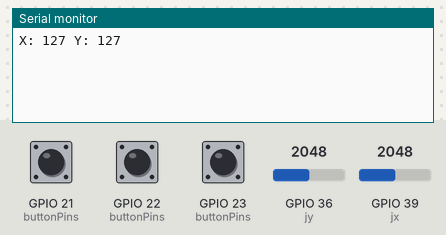
This program was run on a simulated ESP32. Shown: the last lines printed to the serial monitor. The inputs (shaded band) are chosen by the test bench; at power-on: GPIO 36 (jy) = 2048, GPIO 39 (jx) = 2048, GPIO 21 (buttonPins) HIGH, GPIO 22 (buttonPins) HIGH, GPIO 23 (buttonPins) HIGH. USB keyboard and mouse output is not drawn.

Above: at 1.2 s.
1.3 s: GPIO 36 (jy) set to 2240
At 2.0 s:
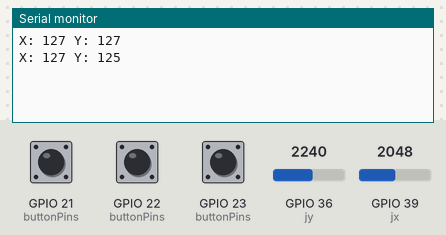
2.8 s: GPIO 39 (jx) set to 2240
At 3.3 s:
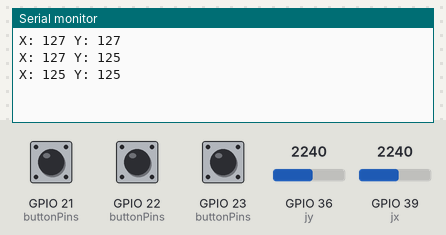
4.3 s: GPIO 36 (jy) set to 2160
At 5.3 s:
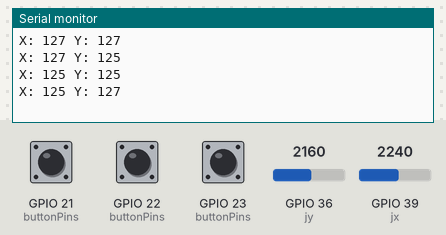
5.8 s: GPIO 39 (jx) set to 1760
At 6.6 s:
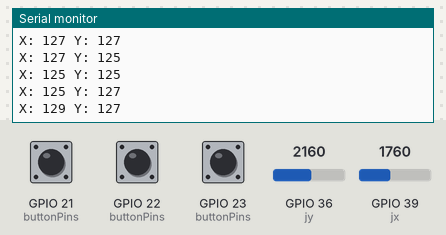
Timing chart, 0 to 8.3 s (numbered marks = the images above; inputs shaded):
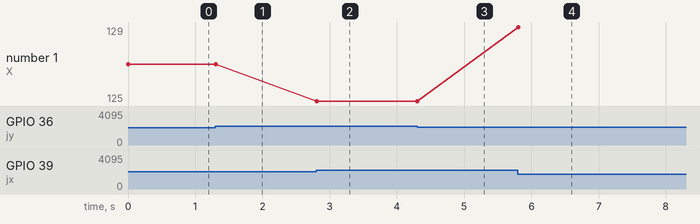

The program:

main.cpp
```cpp
#include <Arduino.h>
#include <BleGamepad.h>

//Bluetooth declaration
BleGamepad bleGamepad("ESP Controller", "ElectroPoint4u", 100);

//joystick pins
uint8_t jx = 39;
uint8_t jy = 36;
//butons pins
uint8_t BT0 = 23;
uint8_t BT1 = 22;
uint8_t BT2 = 21;

#define numOfButtons 3
uint8_t previousButtonStates[numOfButtons];
uint8_t currentButtonStates[numOfButtons];
uint8_t buttonPins[numOfButtons] = {BT0, BT1, BT2};
uint8_t physicalButtons[numOfButtons] = {1, 2, 3};

uint8_t prosesValues(int value, bool reverse)
{
  if (value >= 2200)
  {
    value = map(value, 2200, 4095, 127, 254);
  }
  else if (value <= 1800)
  {
    value = map(value, 1800, 0, 127, 0);
  }
  else
  {
    value = 127;
  }

  if (reverse)
  {
    value = 254 - value;
  }
  return value;
}

void setup() {
  Serial.begin(115200);
  pinMode(jx,INPUT);
  pinMode(jx,INPUT);
  for (uint8_t currentPinIndex = 0; currentPinIndex < numOfButtons; currentPinIndex++)
  {
    pinMode(buttonPins[currentPinIndex], INPUT_PULLUP);
    previousButtonStates[currentPinIndex] = HIGH;
    currentButtonStates[currentPinIndex] = HIGH;
  }

  BleGamepadConfiguration bleGamepadConfig;
  bleGamepadConfig.setAutoReport(false); // to disable auto reporting, and then use bleGamepad.sendReport(); as needed
  bleGamepadConfig.setButtonCount(numOfButtons);
  bleGamepad.begin(&bleGamepadConfig);
  // changing bleGamepadConfig after the begin function has no effect, unless you call the begin function again
}


void loop() {
  uint8_t y = 0 ;
  uint8_t x = 0 ;
  static uint8_t old_x = 0;
  static uint8_t old_y = 0;
  //making sure that the device is connected
  if (bleGamepad.isConnected()){
    for (uint8_t currentIndex = 0; currentIndex < numOfButtons; currentIndex++)
    {
      currentButtonStates[currentIndex] = digitalRead(buttonPins[currentIndex]);
      if (currentButtonStates[currentIndex] != previousButtonStates[currentIndex])
      {
        if (currentButtonStates[currentIndex] == LOW)
        {
          bleGamepad.press(physicalButtons[currentIndex]);
        }else
        {
          bleGamepad.release(physicalButtons[currentIndex]);

        }
      }
    }
      if (memcmp((const void *)currentButtonStates, (const void *)previousButtonStates, sizeof(currentButtonStates)) != 0)
      {
        for (uint8_t currentIndex = 0; currentIndex < numOfButtons; currentIndex++)
        {
        previousButtonStates[currentIndex] = currentButtonStates[currentIndex];
        }
      }
    x = prosesValues(analogRead(jx),true);
    y = prosesValues(analogRead(jy),true);
    if (x != old_x || y != old_y)
    {
        old_x = x ;
        old_y = y ;
        Serial.printf("X: %d Y: %d \n",x,y);
        bleGamepad.setLeftThumb(x, y);
    }
    bleGamepad.sendReport();
    delay(10);
  }
}
```

Measured:
- after the input at 1.3 s, the serial monitor: prints a new line at once (image 1)
- after the input at 2.8 s, the serial monitor: prints a new line at once (image 2)
- after the input at 4.3 s, the serial monitor: prints a new line at once (image 3)
- after the input at 5.8 s, the serial monitor: prints a new line at once (image 4)
- plotted number 1: 125 → 129 after the input at 5.8 s
